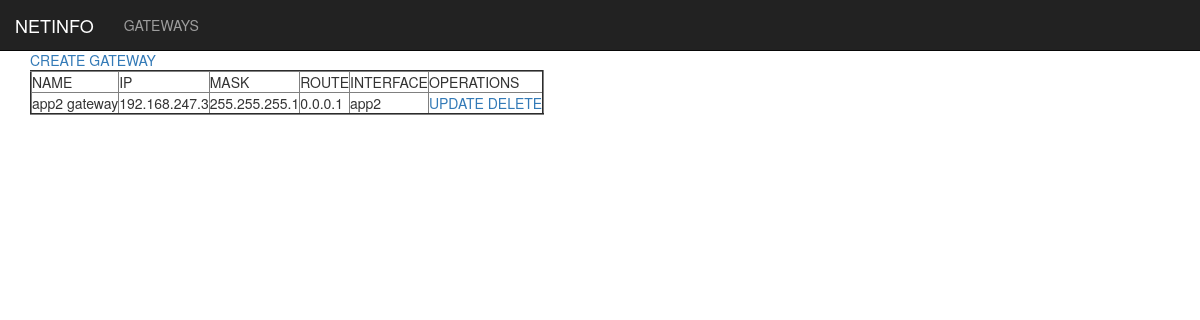
The page /gateways/ on the database as committed earlier.
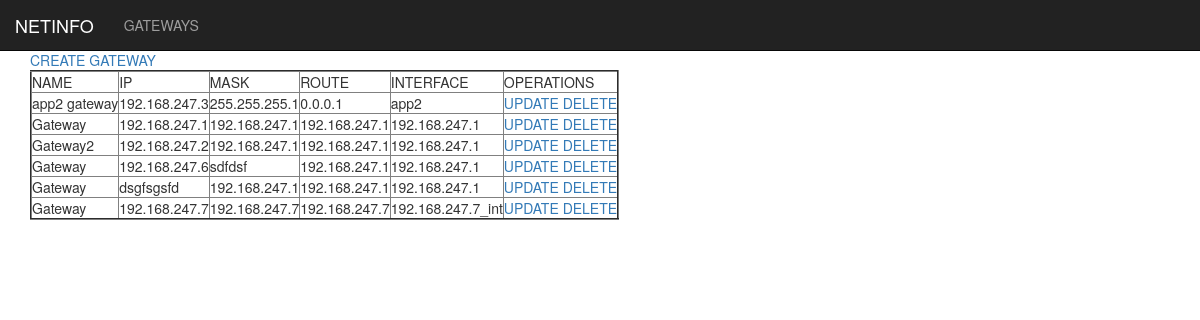
The same page on the database as committed later.
### info/models.py (models this page shows)
class CommonFieldsModel(models.Model):
	name = models.CharField(max_length=300) # blank=True, null=True, unique=True, primary_key=True
	mask = models.GenericIPAddressField()
	create_date = models.DateTimeField(auto_now_add=True)
	class Meta:
		abstract=True

class Gateway(CommonFieldsModel):
	ip = models.GenericIPAddressField(unique=True)
	route = models.GenericIPAddressField()
	interface_name=models.CharField(max_length=300)

### info/gateway_views.py (the view)
# urls.py: path('gateways/',view_gateways), # this view_gateways call by sever by passing request object as an argument.
def view_gateways(request):
	gateways = Gateway.objects.all()
	return render(request,"info/gateways.html",{"data":gateways})

### info/templates/info/gateways.html (shortened to what this page needs)
{% extends "info/index.html"%}
{% block content %}
<a href="/create_gateway">CREATE GATEWAY</a>
	<table border=2>
		<thead>
			<tr>
			<td>NAME</td>
			<td>IP</td>
			<td>MASK</td>
			<td>ROUTE</td>
			<td>INTERFACE</td>
			<td>OPERATIONS</td>
		</tr>
		</thead>
		<tbody>
			{% for row in data %}
			<tr>
				<td>{{row.name}}</td>
				<td>{{row.ip}}</td>
				<td>{{row.mask}}</td>
				<td>{{row.route}}</td>
				<td>{{ row.interface_name}}</td>
				<td>
					<a href="/update_gateway/{{row.id}}">UPDATE</a>
					<a href="/delete_gateway/{{row.id}}">DELETE</a>
				</td>
			</tr>
			{% endfor %}
		</tbody>
	</table>
{% endblock %}

### info/templates/info/index.html (shortened to what this page needs)
<!DOCTYPE html>
<html lang="en">
<head>
  <link rel="stylesheet" href="https://maxcdn.bootstrapcdn.com/bootstrap/3.4.0/css/bootstrap.min.css">
</head>
<body style="height:1500px">
<nav class="navbar navbar-inverse navbar-fixed-top">
  <div class="container-fluid">
    <div class="navbar-header">
      <a class="navbar-brand" href="">NETINFO</a>
    </div>
    <ul class="nav navbar-nav">
      <li><a href="/gateways">GATEWAYS</a></li>
    </ul>
  </div>
</nav>
<div class="container" style="margin-top:50px">
 {% block content %}{% endblock %}
</div>
</body>
</html>

Rows that differ between the two databases and show on the page:
added Gateway: name "Gateway", ip "192.168.247.1", mask "192.168.247.1", route "192.168.247.1", interface_name "192.168.247.1"
added Gateway: name "Gateway2", ip "192.168.247.2", mask "192.168.247.1", route "192.168.247.1", interface_name "192.168.247.1"
added Gateway: name "Gateway", ip "192.168.247.6", mask "sdfdsf", route "192.168.247.1", interface_name "192.168.247.1"
added Gateway: name "Gateway", ip "dsgfsgsfd", mask "192.168.247.1", route "192.168.247.1", interface_name "192.168.247.1"
added Gateway: name "Gateway", ip "192.168.247.7", mask "192.168.247.7", route "192.168.247.7", interface_name "192.168.247.7_int"
